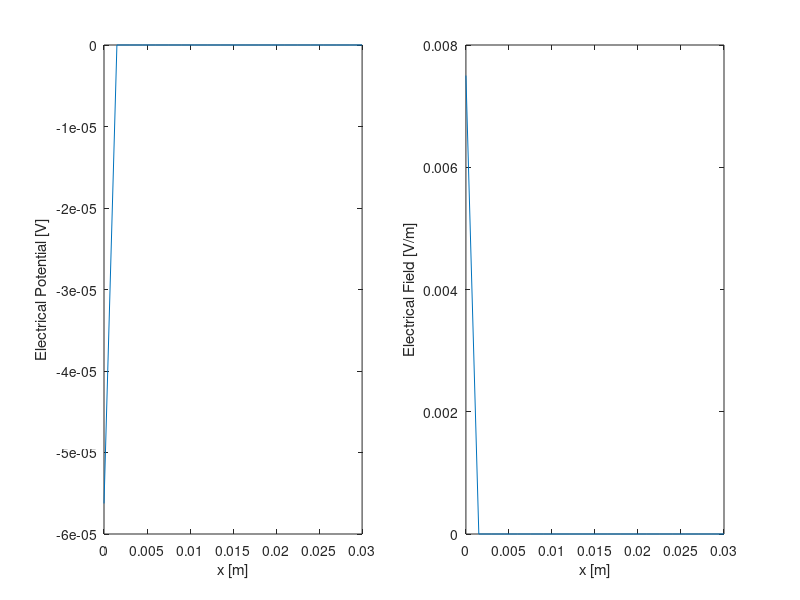
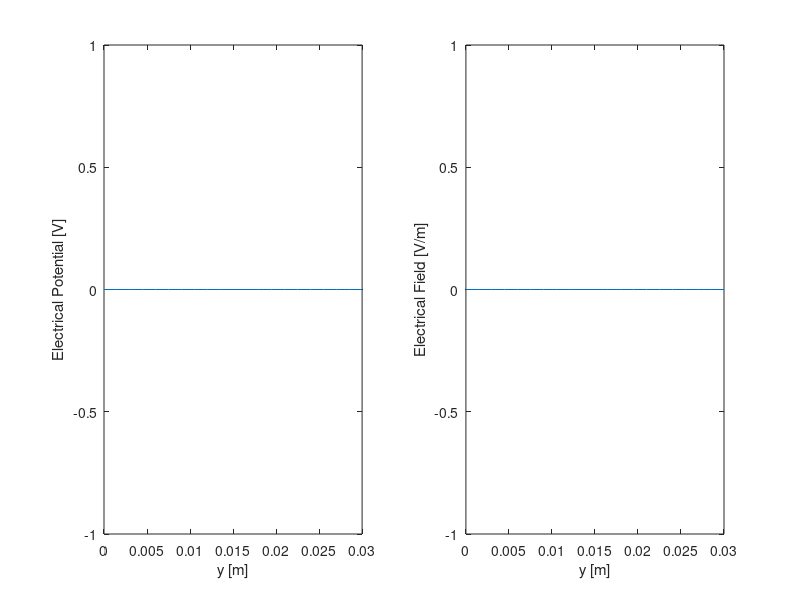
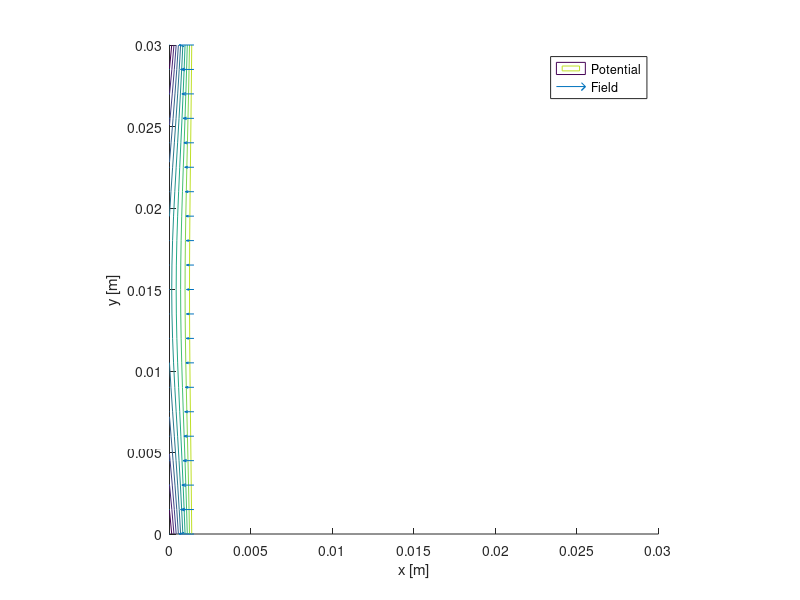
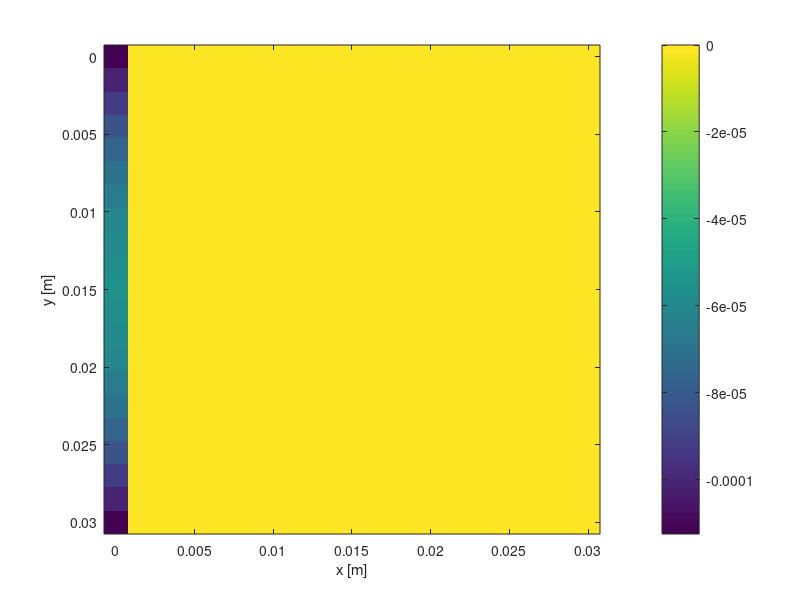

Here is the MATLAB script that generated these plots, in order:
%% Problem 1
close all; clear; clc;

e0 = 8.85e-12; % [E/m]
Lx = 0.03; %[m]
Ly = Lx; 
R = Lx/6;
x0 = Lx/2; y0 = Ly/2; % center of the cylinder
rou0 = 8.85e-12; % charge density [C/m^3]

nx = 20; % number of intevals
ny = nx;
delx = Lx/nx;
dely = Ly/ny;

x = 0:delx:Lx;
y = 0:dely:Ly;

[X, Y] = meshgrid(x,y);
r = ((X-x0).^2+(Y-y0).^2).^0.5;

E = zeros(size(X,1),size(X,2));
V = zeros(size(X,1),size(X,2));

for i = 1:size(X,1)
    for j = 1;size(X,2)
        if ((X(i,j)-x0)^2+(Y(i,j)-y0)^2)^0.5 < R || ...
                ((X(i,j)-x0)^2+(Y(i,j)-y0)^2)^0.5 == R || ((X(i,j)-x0)^2+(Y(i,j)-y0)^2)^0.5 > R 
            E(i,j) = rou0/(2*e0)*((X(i,j)-x0)^2+(Y(i,j)-y0)^2)^0.5;
        else
            E(i,j) = rou0/(2*e0)*R^2./((X(i,j)-x0)^2+(Y(i,j)-y0)^2)^0.5;    
        end
    end
end


for i = 1:size(X,1)
    for j = 1;size(X,2)
        if ((X(i,j)-x0)^2+(Y(i,j)-y0)^2)^0.5 < R || ...
                ((X(i,j)-x0)^2+(Y(i,j)-y0)^2)^0.5 == R || ((X(i,j)-x0)^2+(Y(i,j)-y0)^2)^0.5 > R 
            V(i,j) = -rou0/(4*e0)*((X(i,j)-x0)^2+(Y(i,j)-y0)^2);
        else
            V(i,j) = -rou0/(4*e0)*R^2*(1-2*log(R./((X(i,j)-x0)^2+(Y(i,j)-y0)^2)^0.5));    
        end
    end
end
        





[Ex, Ey] = gradient(V);
Ex = -Ex/delx;
Ey = -Ey/dely;
xidx = find(Y(:,1)==Ly/2);
yidx = find(X(1,:)==Lx/2);

figure(1)
subplot(1,2,1)
plot(X(xidx,:),V(xidx,:))
xlabel('x [m]')
ylabel('Electrical Potential [V]')
subplot(1,2,2)
plot(X(xidx,:),E(xidx,:))
xlabel('x [m]')
ylabel('Electrical Field [V/m]')
%print -depsc fig1.eps

figure(2)
subplot(1,2,1)
plot(Y(:,yidx),V(:,yidx))
xlabel('y [m]')
ylabel('Electrical Potential [V]')
subplot(1,2,2)
plot(Y(:,yidx),E(:,yidx))
xlabel('y [m]')
ylabel('Electrical Field [V/m]')
%print -depsc fig2.eps

figure(3)
hold on 
axis equal
contour(X,Y,V)
quiver(X,Y,Ex,Ey)
legend('Potential', 'Field')
xlabel('x [m]')
ylabel('y [m]')
%print -depsc fig3.eps

figure(4) 
imagesc(x,y,V) % magnitude of potential
colorbar
xlabel('x [m]')
ylabel('y [m]')
%print -depsc fig4.eps

figure(5)
imagesc(x,y,E) % magnitude of electric field
colorbar
xlabel('x [m]')
ylabel('y [m]')
%print -depsc fig5.eps

return
%% Problem 2

a = 1/dely^2*(-2/delx^2-2/dely^2)^-1;
b = a;
c = 1/delx^2*(-2/delx^2-2/dely^2)^-1;
d = c;
v = ones(size(V,1),size(V,2));
v(1,:) = 0; v(size(v,1),:) = 0; v(:,1) = 0; v(:,size(v,2)) = 0; % boundary condition
s = -rou0/e0*(-2/delx^2-2/dely^2)^(-1)*ones(size(v,1),size(v,2));
rosor = cos(pi/nx); w = 2/(1+sqrt(1-rosor^2));
epsilon = 1e-10; 
dnorms=sum(sum(s.^2));

[v,it]=sorEE430S19(a,b,c,d,v,s,w,epsilon,nx,ny,dnorms);
[ex, ey] = gradient(v);
ex = -ex/delx;
ey = -ey/dely;
e = sqrt(ex.^2+ey.^2);

figure(6)
subplot(1,2,1)
plot(X(xidx,:),v(xidx,:))
hold on
plot(X(xidx,:),V(xidx,:),'r--')
xlabel('x [m]')
ylabel('Electrical Potential [V]')
legend('SOR', 'Analytical')
subplot(1,2,2)
plot(X(xidx,:),e(xidx,:))
hold on
plot(X(xidx,:),E(xidx,:),'r--')
xlabel('x [m]')
ylabel('Electrical Field [V/m]')
legend('SOR', 'Analytical')
print -depsc fig6.eps

figure(7)
subplot(1,2,1)
plot(Y(:,yidx),v(:,yidx))
hold on
plot(Y(:,yidx),V(:,yidx),'r--')
xlabel('y [m]')
ylabel('Electrical Potential [V]')
legend('SOR', 'Analytical')
subplot(1,2,2)
plot(Y(:,yidx),e(:,yidx))
hold on 
plot(Y(:,yidx),E(:,yidx),'r--')
xlabel('y [m]')
ylabel('Electrical Field [V/m]')
legend('SOR', 'Analytical')
print -depsc fig7.eps

figure(88)
hold on 
axis equal
contour(X,Y,v)
quiver(X,Y,ex,ey)
legend('Potential', 'Field')
xlabel('x [m]')
ylabel('y [m]')
print -depsc fig88.eps

figure(99) 
imagesc(x,y,v) % magnitude of potential
colorbar
xlabel('x [m]')
ylabel('y [m]')
print -depsc fig99.eps

figure(100)
imagesc(x,y,e) % magnitude of electric field
colorbar
xlabel('x [m]')
ylabel('y [m]')
print -depsc fig100.eps

clear w a b c d v s epsilon dnorms

w = 1.1:0.1:2.9;
IT = zeros(1,length(w));
for i = 1:length(w)
    a = 1/dely^2*(-2/delx^2-2/dely^2)^-1;
    b = a;
    c = 1/delx^2*(-2/delx^2-2/dely^2)^-1;
    d = c;
    v = zeros(size(V,1),size(V,2));
    s = -rou0/e0*(-2/delx^2-2/dely^2)^(-1)*ones(size(v,1),size(v,2));
    epsilon = 1e-10; 
    dnorms=sum(sum(s.^2));
    [v,it]=sorEE430S19(a,b,c,d,v,s,w(i),epsilon,nx,ny,dnorms);
    IT(i) = it;
end

figure(9)
plot(w,IT)
xlabel('w')
ylabel('Number of iteration')
w_opt = w(IT==min(IT)); % optimal w
print -depsc fig9.eps


%% problem 3

a = 1/dely^2*(-2/delx^2-2/dely^2)^-1;
b = a;
c = 1/delx^2*(-2/delx^2-2/dely^2)^-1;
d = c;
v = zeros(size(V,1),size(V,2));

% match boundary conditions
v(1,:) = V(1,:) ;
v(size(v,1),:) = V(size(v,1),:); 
v(:,1) = V(:,1);
v(:,size(v,2)) = V(:,size(v,2)); 

s = -rou0/e0*(-2/delx^2-2/dely^2)^(-1)*ones(size(v,1),size(v,2));
epsilon = 1e-30; 
dnorms=sum(sum(s.^2));
[v_opt,it]=sorEE430S19(a,b,c,d,v,s,w_opt,epsilon,nx,ny,dnorms);
[ex_opt, ey_opt] = gradient(v_opt);
ex_opt = -ex_opt/delx;
ey_opt = -ey_opt/dely;
e_opt = sqrt(ex_opt.^2+ey_opt.^2);

figure(10)
subplot(1,2,1)
plot(X(xidx,:),v_opt(xidx,:))
hold on 
plot(X(xidx,:),V(xidx,:),'r--')
xlabel('x [m]')
ylabel('Electrical Potential [V]')
legend('SOR (optimized)','Analytical')
subplot(1,2,2)
plot(X(xidx,:),e_opt(xidx,:))
hold on
plot(X(xidx,:),E(xidx,:),'r--')
xlabel('x [m]')
ylabel('Electrical Field [V/m]')
legend('SOR (optimized)','Analytical')
print -depsc fig10.eps

figure(11)
subplot(1,2,1)
plot(Y(:,yidx),v_opt(:,yidx))
hold on
plot(Y(:,yidx),V(:,yidx),'r--')
xlabel('y [m]')
ylabel('Electrical Potential [V]')
legend('SOR (optimized)','Analytical')
subplot(1,2,2)
plot(Y(:,yidx),e_opt(:,yidx))
hold on
plot(Y(:,yidx),E(:,yidx),'r--')
xlabel('y [m]')
ylabel('Electrical Field [V/m]')
legend('SOR (optimized)','Analytical')
print -depsc fig11.eps

figure(120)
hold on 
axis equal
contour(X,Y,v_opt)
quiver(X,Y,ex_opt,ey_opt)
legend('Potential', 'Field')
xlabel('x [m]')
ylabel('y [m]')
print -depsc fig120.eps

figure(130) 
imagesc(x,y,V) % magnitude of potential
colorbar
xlabel('x [m]')
ylabel('y [m]')
print -depsc fig130.eps

figure(140)
imagesc(x,y,E) % magnitude of electric field
colorbar
xlabel('x [m]')
ylabel('y [m]')
print -depsc fig140.eps

%% Problem 4
close all; clear; clc;
delete *.eps

e0 = 8.85e-12; % [E/m]
Lx = 0.03; %[m]
Ly = Lx; 
R = Lx/6;
x0 = Lx/4; y0 = Ly/4;
rou0 = 8.85e-12; %[C/m^3]

nx = 20; % number of intevals
ny = nx;
delx = Lx/nx;
dely = Ly/ny;

x = 0:delx:Lx;
y = 0:dely:Ly;

[X, Y] = meshgrid(x,y);

r = ((X-x0).^2+(Y-y0).^2).^0.5;

V = -rou0/(4*e0)*r.^2;
E = rou0/(2*e0)*r;

[Ex, Ey] = gradient(V);
Ex = -Ex/delx;
Ey = -Ey/dely;

xidx = find(Y(:,1)==Ly/4);
yidx = find(X(1,:)==Lx/4);

figure(12)
subplot(1,2,1)
plot(X(xidx,:),V(xidx,:))
xlabel('x [m]')
ylabel('Electrical Potential [V]')
subplot(1,2,2)
plot(X(xidx,:),E(xidx,:))
xlabel('x [m]')
ylabel('Electrical Field [V/m]')
print -depsc fig12.eps

figure(13)
subplot(1,2,1)
plot(Y(:,yidx),V(:,yidx))
xlabel('y [m]')
ylabel('Electrical Potential [V]')
subplot(1,2,2)
plot(Y(:,yidx),E(:,yidx))
xlabel('y [m]')
ylabel('Electrical Field [V/m]')
print -depsc fig13.eps

figure(14)
hold on 
axis equal
contour(X,Y,V)
quiver(X,Y,Ex,Ey)
legend('Potential', 'Field')
xlabel('x [m]')
ylabel('y [m]')
print -depsc fig14.eps

figure(16) 
imagesc(x,y,V) % magnitude of potential
colorbar
xlabel('x [m]')
ylabel('y [m]')
print -depsc fig16.eps

figure(17)
imagesc(x,y,E) % magnitude of electric field
colorbar
xlabel('x [m]')
ylabel('y [m]')
print -depsc fig17.eps

a = 1/dely^2*(-2/delx^2-2/dely^2)^-1;
b = a;
c = 1/delx^2*(-2/delx^2-2/dely^2)^-1;
d = c;
v = ones(size(V,1),size(V,2));
v(1,:) = 0; v(size(v,1),:) = 0; v(:,1) = 0; v(:,size(v,2)) = 0; % boundary condition
s = -rou0/e0*(-2/delx^2-2/dely^2)^(-1)*ones(size(v,1),size(v,2));
rosor = cos(pi/nx); w = 2/(1+sqrt(1-rosor^2));
epsilon = 1e-10; 
dnorms=sum(sum(s.^2));

[v,it]=sorEE430S19(a,b,c,d,v,s,w,epsilon,nx,ny,dnorms);
[ex, ey] = gradient(v);
ex = -ex/delx;
ey = -ey/dely;
e = sqrt(ex.^2+ey.^2);

a = 1/dely^2*(-2/delx^2-2/dely^2)^-1;
b = a;
c = 1/delx^2*(-2/delx^2-2/dely^2)^-1;
d = c;
v = zeros(size(V,1),size(V,2));

% match boundary conditions
v(1,:) = V(1,:) ;
v(size(v,1),:) = V(size(v,1),:); 
v(:,1) = V(:,1);
v(:,size(v,2)) = V(:,size(v,2)); 

s = -rou0/e0*(-2/delx^2-2/dely^2)^(-1)*ones(size(v,1),size(v,2));
epsilon = 1e-30; 
dnorms=sum(sum(s.^2));

[v_opt,it]=sorEE430S19(a,b,c,d,v,s,w,epsilon,nx,ny,dnorms);
[ex_opt, ey_opt] = gradient(v_opt);
ex_opt = -ex_opt/delx;
ey_opt = -ey_opt/dely;
e_opt = sqrt(ex_opt.^2+ey_opt.^2);

figure(18)
subplot(1,2,1)
plot(X(xidx,:),v_opt(xidx,:))
hold on 
plot(X(xidx,:),V(xidx,:),'r--')
xlabel('x [m]')
ylabel('Electrical Potential [V]')
legend('SOR (optimized)','Analytical')
subplot(1,2,2)
plot(X(xidx,:),e_opt(xidx,:))
hold on
plot(X(xidx,:),E(xidx,:),'r--')
xlabel('x [m]')
ylabel('Electrical Field [V/m]')
legend('SOR (optimized)','Analytical')
print -depsc fig18.eps

figure(19)
subplot(1,2,1)
plot(Y(:,yidx),v_opt(:,yidx))
hold on
plot(Y(:,yidx),V(:,yidx),'r--')
xlabel('y [m]')
ylabel('Electrical Potential [V]')
legend('SOR (optimized)','Analytical')
subplot(1,2,2)
plot(Y(:,yidx),e_opt(:,yidx))
hold on
plot(Y(:,yidx),E(:,yidx),'r--')
xlabel('y [m]')
ylabel('Electrical Field [V/m]')
legend('SOR (optimized)','Analytical')
print -depsc fig19.eps

figure(20)
hold on 
axis equal
contour(X,Y,v_opt)
quiver(X,Y,ex_opt,ey_opt)
legend('Potential', 'Field')
xlabel('x [m]')
ylabel('y [m]')
print -depsc fig20.eps

figure(21) 
imagesc(x,y,v_opt) % magnitude of potential
colorbar
xlabel('x [m]')
ylabel('y [m]')
print -depsc fig21.eps

figure(22)
imagesc(x,y,e_opt) % magnitude of electric field
colorbar
xlabel('x [m]')
ylabel('y [m]')
print -depsc fig22.eps

